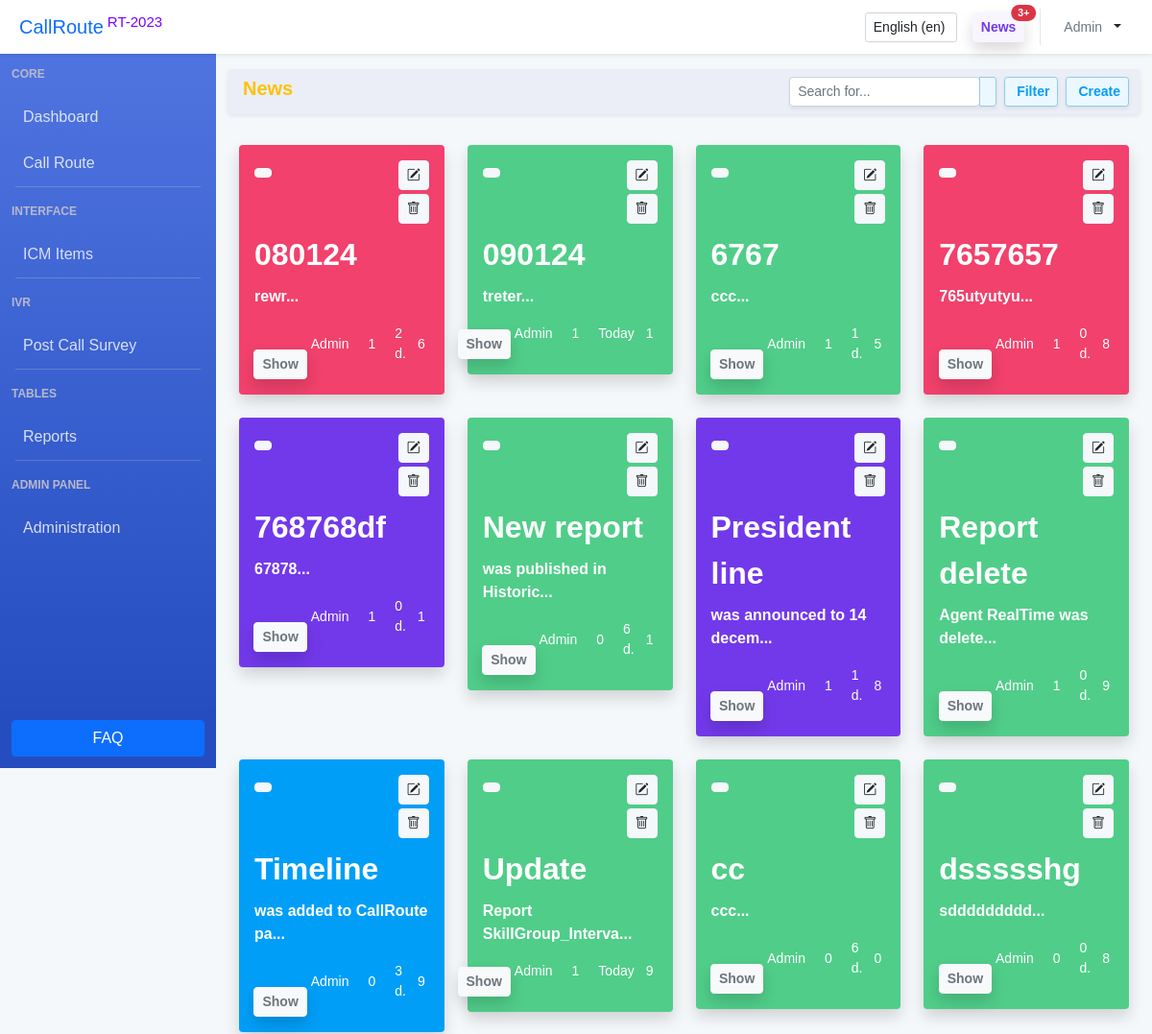
/en/users/favorite_news/ (signed in, upper part), run on an earlier commit of the app's database.
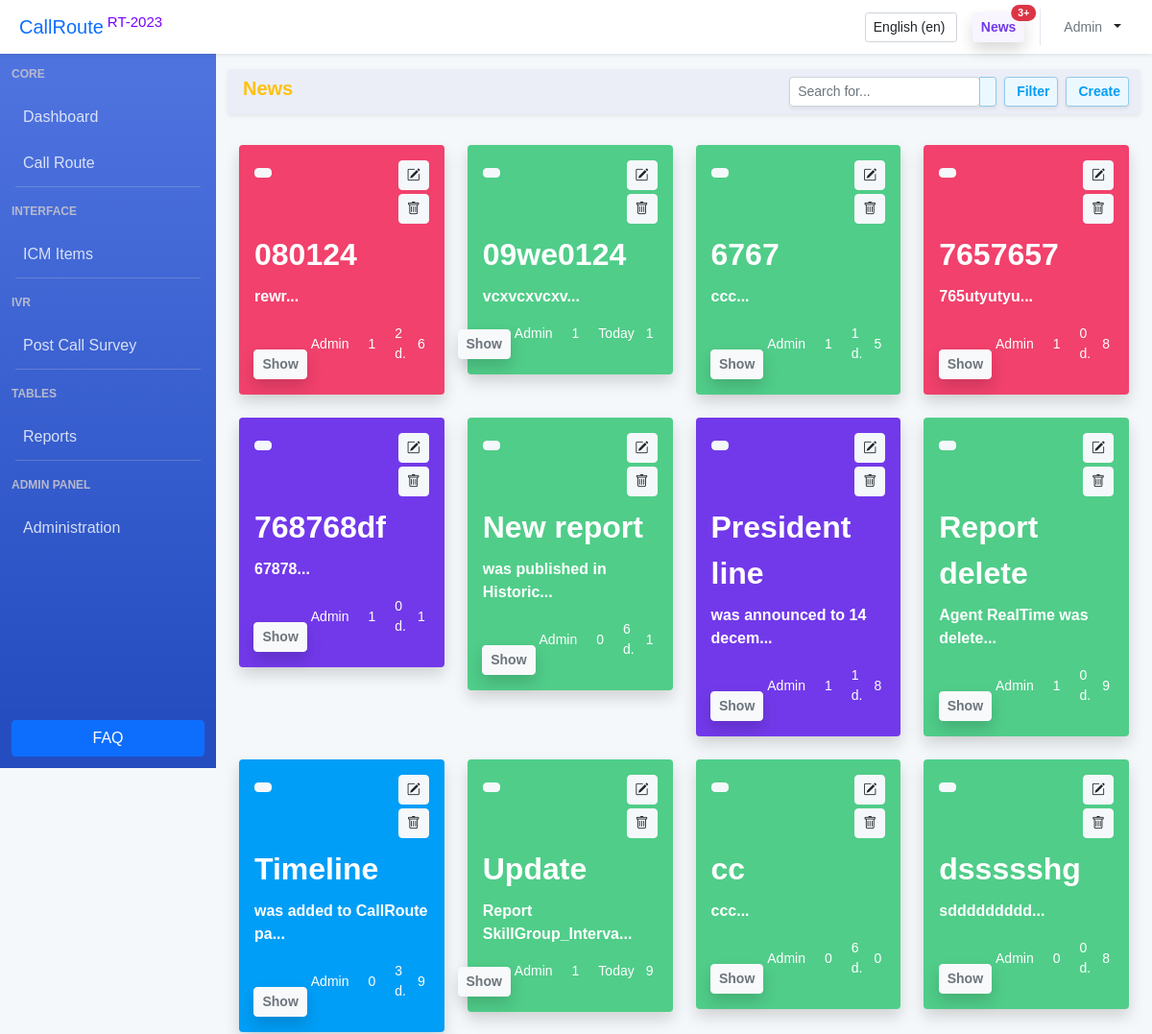
And on a later commit of the database.
### news/models.py (models this page shows, shortened)
class Article(models.Model):
    categories = (('R', 'Report'),
                  ('DIVR', 'Dashboard/IVR'),
                  ('G', 'Global'),
                  ('C', 'CallRoute'),
                  )
    author = models.ForeignKey(User, on_delete=models.SET_NULL, null=True)
    title = models.CharField('Название', max_length=50, default='')
    anouncement = models.TextField('Аннотация', max_length=250)
    text = models.TextField('Текст новости')
    date = models.DateTimeField('Дата публикации', auto_now=True) #auto_created=True
    category = models.CharField(choices=categories, max_length=20, verbose_name='Категории')
    tags = models.ManyToManyField(to=Tag, blank=True)
    slug = models.SlugField()
    objects = models.Manager()
    published = PublishedToday()
    def shortanouncement(self):
        return f'{str(self.anouncement)[:25]}...'
    def generatecommentcount(self):
        return f'{str(random.randint(0,9))}'
    def get_views(self):
        return self.views.count()
    class Meta:
        ordering = ['title', 'date']  #сортировка
        verbose_name = 'Новость'
        verbose_name_plural = 'Новости'

### users/views.py (the view)
# urls.py: path('favorite_news/', views.favorite_news, name='favorite_news'),
def favorite_news(request):
    category_list = Article.categories
    author = User.objects.get(id=request.user.id)
    print(author)
    selected_author = author.id
    articles = Article.objects.filter(author=selected_author)
    if request.method == "POST":
        typename = request.POST.get('name')
        print('typename', typename)
        if typename == 'FilterApply':  # фильтруем новости
            selected_category = int(request.POST.get('category_filter'))
            if selected_category != 0:  # фильтруем найденные по авторам результаты по категориям
                articles = articles.filter(category__icontains=category_list[selected_category - 1][0])
    else:  # если страница открывается впервые
        selected_category = 0
    context = {'articles': articles,
               'category_list': category_list,
               'selected_author': selected_author,
               'selected_category': selected_category,
               }
    return render(request, 'users/favorite_news.html', context)

### users/templates/users/favorite_news.html (shortened to what the changed rows need)
{% load static %}
{% load crispy_forms_tags %}
{% include 'main/header.html' %}
<body class="sb-nav-fixed">
        <div id="layoutSidenav">
            <div id="layoutSidenav_content">
                <main>
                    <div class="container-fluid px-4">
                        <div class="row g-4 g-xl-8 pb-3">
                            {% for article in articles %}
                            <div class="col-xl-3 col-lg-4 col-md-6">
                                <div class="card {% if article.category == 'R' %} bg-custom-success {% elif article.category == 'DIVR' %} bg-custom-danger
                                                    {% elif article.category == 'G' %} bg-custom-info {% elif article.category == 'C' %} bg-custom-primary {% else %} bg-custom-dark  {% endif %} border-0 shadow light-hoverable" style="text-decoration: none;">
                                    <div class="card-body">
                                        <div class="d-flex justify-content-start">
                                            <div>
                                                 <a href=" {% url 'favorites' article.pk %}" type="button" class="btn btn-sm btn-icon btn-bg-light btn-active-color-primary rounded"></a>
                                            </div>
                                                <div class="ms-auto">
                                                    <a href="/news/update/{{ article.id }}" type="button" class="btn btn-sm btn-icon btn-bg-light btn-active-color-primary rounded"><i class="bi bi-pencil-square"></i></a>
                                                </div>
                                            </div>
                                        <div class="d-flex justify-content-end mt-1">
                                            <div><a href="/news/delete/{{ article.id }}" type="button" class="btn btn-sm btn-icon btn-bg-light btn-active-color-primary rounded"><i class="bi bi-trash"></i></a></div>
                                        </div>
                                        <div class="text-white fw-bolder fs-2 mb-2 mt-2">{{ article.title }}</div>
                                        <div class="fw-bold text-white">{{ article.shortanouncement }}</div>
                                        <div class="d-flex text-white align-items-end justify-content-end pt-3">
                                            <div class="d-flex me-auto">
                                                <a href="{% url 'news_detail_generic' article.pk %}" type="button" class="btn btn-sm btn-light rounded shadow"><span class="text-muted fw-bolder">Show</span></a>
                                            </div>
                                            <ul class="d-flex align-items-center justify-content-center list-unstyled mt-auto">
                                                <li class="d-flex align-items-center justify-content-center me-3">
                                                    <small>{{ article.author }}</small>
                                                </li>
                                                <li class="d-flex align-items-center justify-content-center me-3">
                                                    <small>{{ article.get_views }}</small>
                                                </li>
                                                <li class="d-flex align-items-center justify-content-center me-2">
                                                    <small>{% if article.generatecommentcount == '0' %} Today {% else %} <span>{{article.generatecommentcount}} d.</span> {% endif %}</small>
                                                </li>
                                                <li class="d-flex align-items-center me-1">
                                                    <small>{{ article.generatecommentcount }}</small>
                                                </li>
                                            </ul>
                                        </div>
                                    </div>
                                </div>
                            </div>
                            {% endfor %}
                        </div>
                    </div>
                </main>
{% include 'main/footer.html' %}
{% include 'main/scripts.html' %}
</body>
</html>

What changed in the data, as far as the page shows it:
changed Article: title "090124" → "09we0124"; shortanouncement "treter..." → "vcxvcxvcxv..."
